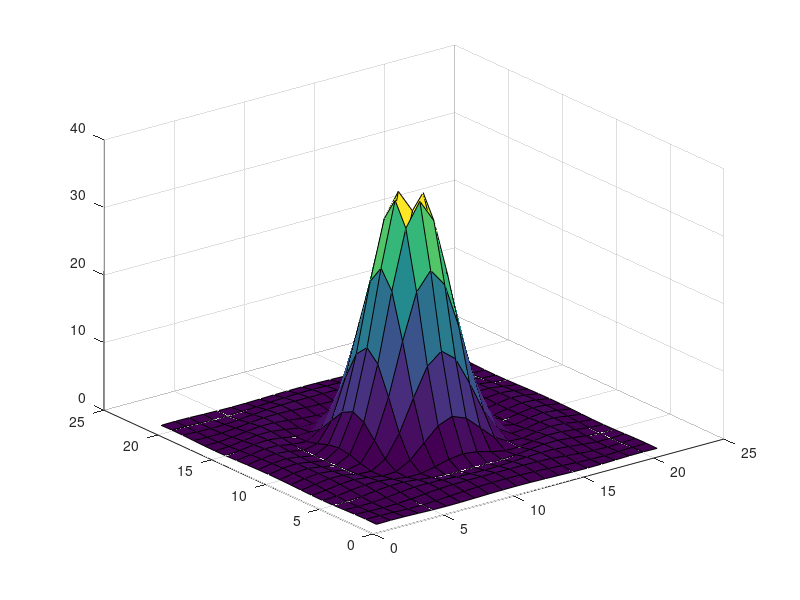

Recreate this plot in MATLAB.
%test projet filtre
%pas convaincant... mais faut trouver les bons parametres

% img=imdata(110);
% imshow(img)
% figure
% plot(mean(img(60:65,:)))
% projetfiltre(img,3,'carre',30,0);
% imcontrast

% projetfiltre(img,3,'gaussian',50,0.2);


[X Y] = meshgrid(-1:0.1:1,-1:0.1:1);
size(X)
size(Y)
R = sqrt(X.^2+Y.^2);
f = (2*besselj(1,2*pi*R(:))./R(:)).^2;
bessel=reshape(f,size(X));
surf(bessel)